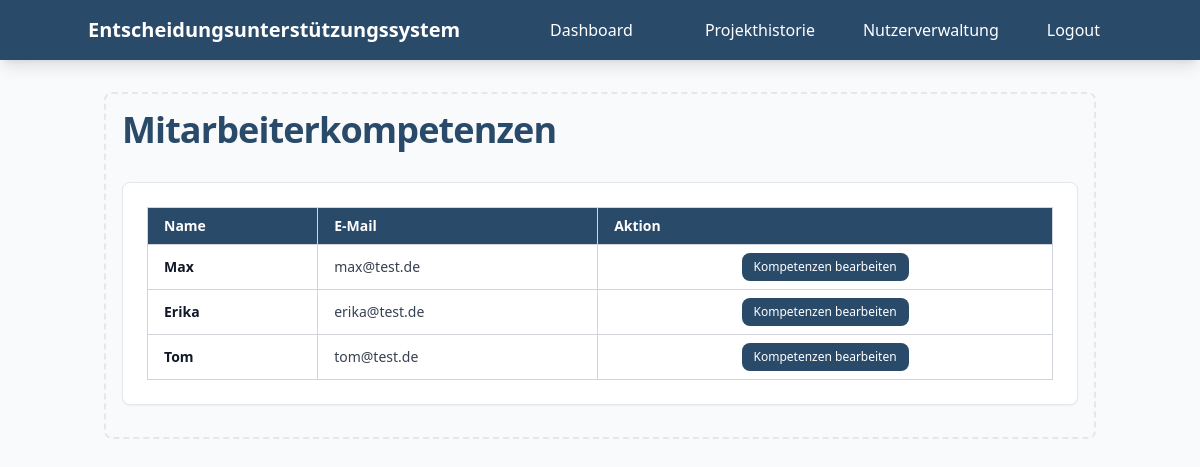
Screenshot of /admin_users (signed in) with the database file from the repository.
### main.py (models this page shows, shortened)
class Users(db.Model, UserMixin):
    id = db.Column(db.Integer, primary_key=True)
    name = db.Column(db.String(100), nullable=False)
    email = db.Column(db.String(100), nullable=False, unique=True)
    admin = db.Column(db.Boolean, default=False, nullable=False)
    password_hash = db.Column(db.String(128))  # Gehashtes Passwort
    should_update_competences = db.Column(db.Boolean, default=False, nullable=False)
    competences = db.relationship('UsersCompetence', backref='user')
    @property
    def password(self):
        raise AttributeError('Passwort ist nicht lesbar')

### main.py (the view)
@app.route('/admin_users', methods=['GET'])
@login_required
def admin_user_management():
    if not current_user.admin:
        return redirect(url_for('dashboard'))
    users = Users.query.filter(Users.id != current_user.id).all()
    return render_template('admin_user_management.html', users=users)

### main.py (called while the page is built)
@login_manager.user_loader
def load_user(user_id):
    return Users.query.get(int(user_id))

### templates/admin_user_management.html (shortened to what this page needs)
{% extends 'base.html' %}
{% block content %}
<div class="max-w-6xl mx-auto">
   <div class="p-4 border-2 border-gray-200 border-dashed rounded-lg dark:border-gray-700">
      <div class="mb-4 flex items-center justify-between">
         <h5 class="mb-4 text-4xl font-bold tracking-tight text-[#2A4A6A] dark:text-white">Mitarbeiterkompetenzen</h5>
      </div>
      <div class="grid grid-cols-1 md:grid-cols-1 gap-4 mb-4">
         <div class="w-full p-6 bg-white border border-gray-200 rounded-lg shadow-sm dark:bg-gray-800 dark:border-gray-700">
            {% if users %}
            <table class="w-full text-sm text-left text-white dark:text-gray-300 border-collapse border border-gray-300 dark:border-gray-600">
               <thead class="bg-[#2A4A6A] dark:bg-gray-700">
                  <tr>
                     <th class="border border-gray-300 dark:border-gray-600 px-4 py-2">Name</th>
                     <th class="border border-gray-300 dark:border-gray-600 px-4 py-2">E-Mail</th>
                     <th class="border border-gray-300 dark:border-gray-600 px-4 py-2">Aktion</th>
                  </tr>
               </thead>
               <tbody>
                  {% for user in users %}
                  <tr class="bg-white dark:bg-gray-800 border-b border-gray-300 dark:border-gray-700">
                     <td class="border border-gray-300 dark:border-gray-600 px-4 py-2 font-semibold text-gray-900 dark:text-white">
                        {{ user.name }}
                     </td>
                     <td class="border border-gray-300 dark:border-gray-600 px-4 py-2 text-gray-700 dark:text-gray-300">
                        {{ user.email }}
                     </td>
                     <td class="border border-gray-300 dark:border-gray-600 px-4 py-2 text-center">
                        {% if not user.admin %}
                        <a href="{{ url_for('admin_competence', user_id=user.id) }}"
                           class="text-white bg-[#2A4A6A] hover:bg-blue-800 focus:ring-4 focus:outline-none focus:ring-blue-300 font-medium rounded-lg text-xs px-3 py-1.5 dark:bg-blue-600 dark:hover:bg-blue-700 dark:focus:ring-blue-800 inline-block">
                              Kompetenzen bearbeiten
                        </a>
                        {% else %}
                        <span class="text-xs text-gray-500 dark:text-gray-400 italic">
                           Admin-Account
                        </span>
                        {% endif %}
                     </td>
                  </tr>
                  {% endfor %}
               </tbody>
            </table>
            {% endif %}
         </div>
      </div>
   </div>
</div>
{% endblock %}

### rows the page displays
Users: name "Max", email "max@test.de"
Users: name "Erika", email "erika@test.de"
Users: name "Tom", email "tom@test.de"
